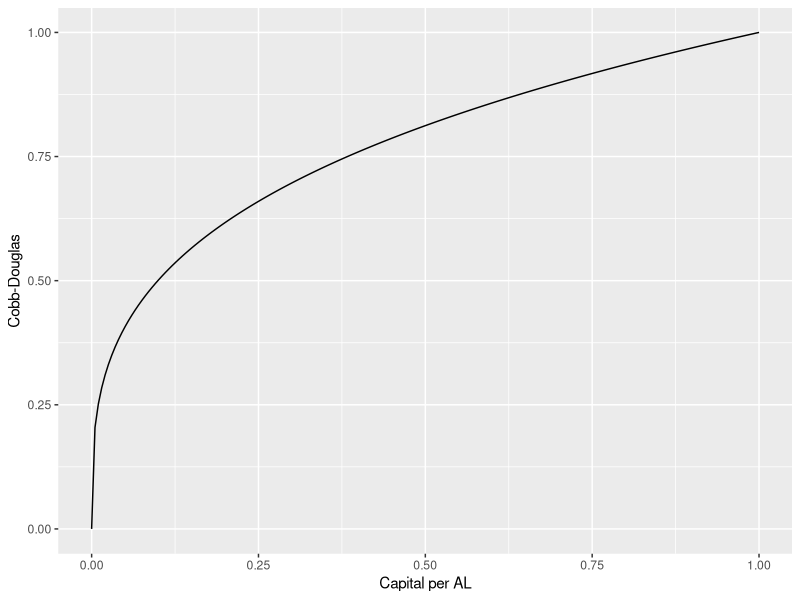
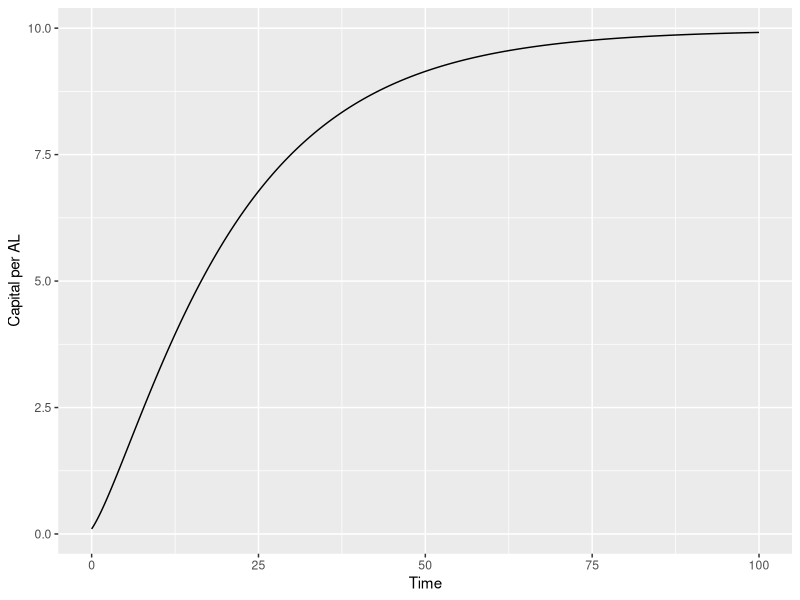
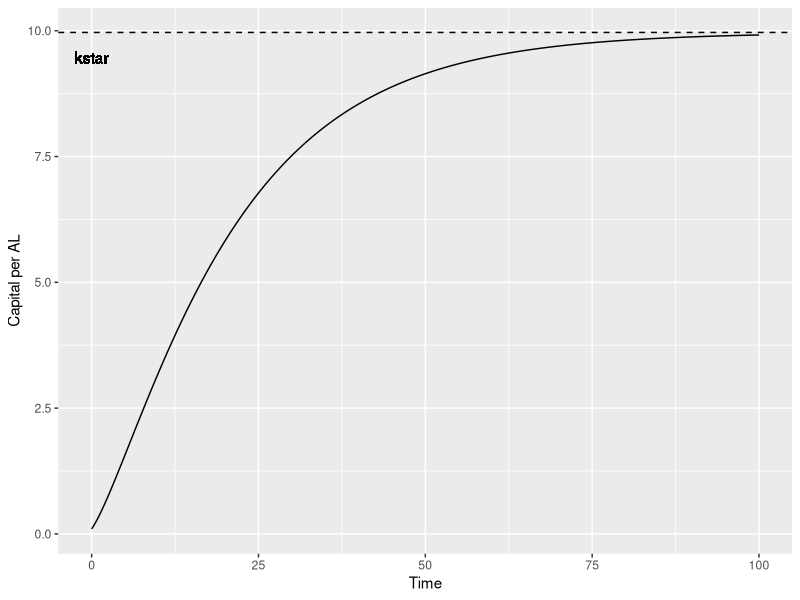

These figures' R source, in order:
## ---- chunk 1
library(ggplot2)
## ---- chunk 2
alpha = 0.3
delta = 0.05
g = 0.02
n = 0.01
s = 0.4
## ---- chunk 3
k0 = 0.1
## ---- chunk 4
prod_func = function(k){
  return(k^alpha)
}
## ---- chunk 5
karr = seq(from=0, to=1.0, length.out=200)

qplot(x=karr, y=prod_func(karr), geom='line') + 
  labs(x="Capital per AL", y="Cobb-Douglas")
## ---- chunk 6
dt = 0.01   # controls precision of approximation
t_max = 100   # simulation for t_max years
## ---- chunk 7
solow_update = function(k){
  k + dt * (s * prod_func(k) - (delta + g + n) * k)
}
## ---- chunk 8
t = seq(from=0, to=t_max, by=dt)
simulation = as.data.frame(t)

simulation[1, "k"] = k0
for (i in 2:nrow(simulation)){
  simulation[i, "k"] = solow_update(simulation[i-1, "k"])
}

ggplot(simulation, aes(x=t, y=k)) + 
  geom_line() + labs(x="Time", y="Capital per AL")
## ---- chunk 9
kstar = (s / (g + n + delta))^(1 / (1 - alpha))


ggplot(simulation, aes(x=t, y=k)) + 
  geom_line() + labs(x="Time", y="Capital per AL") + 
  geom_hline(yintercept=kstar, linetype="dashed") + 
  geom_text(x=0, y=0.95*kstar, label="kstar")
